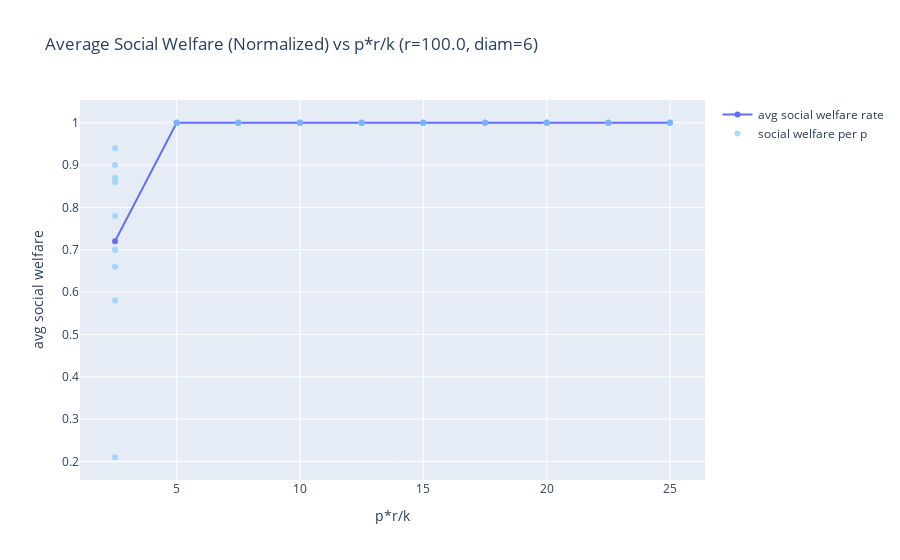
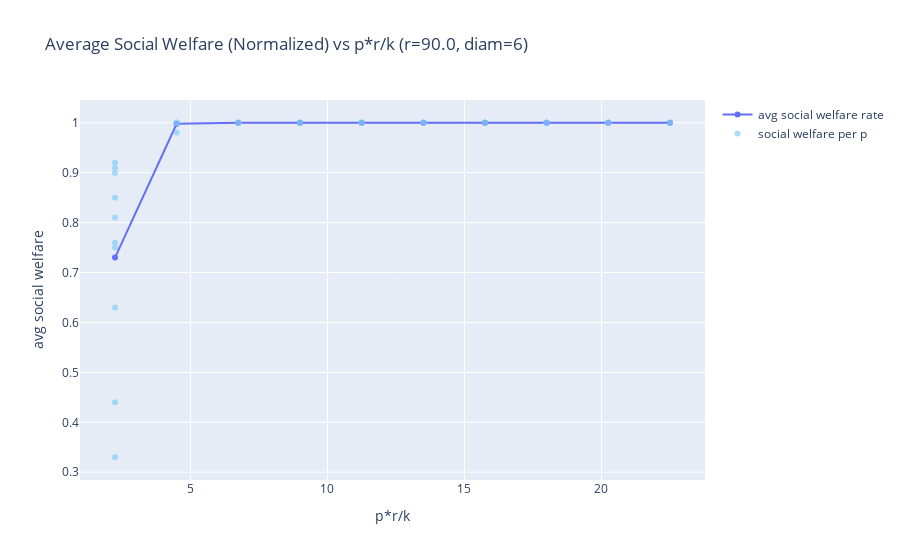
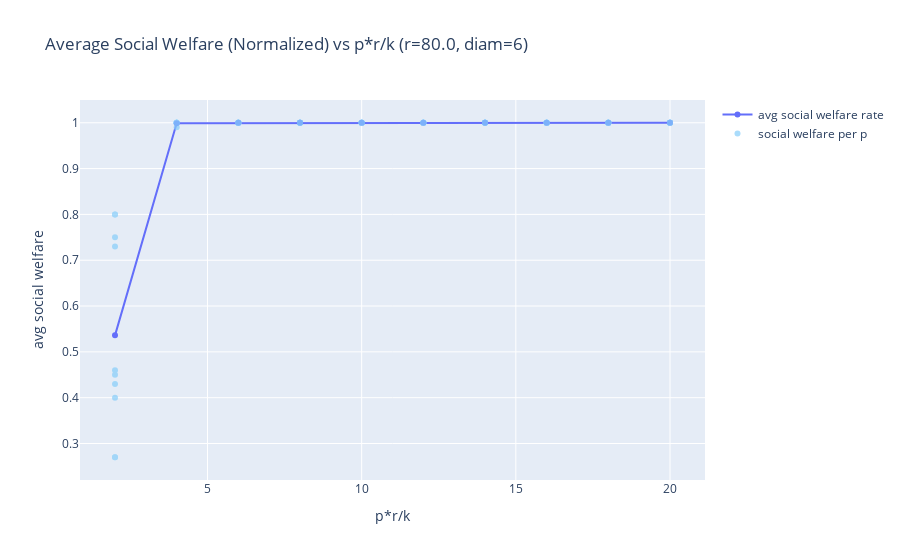
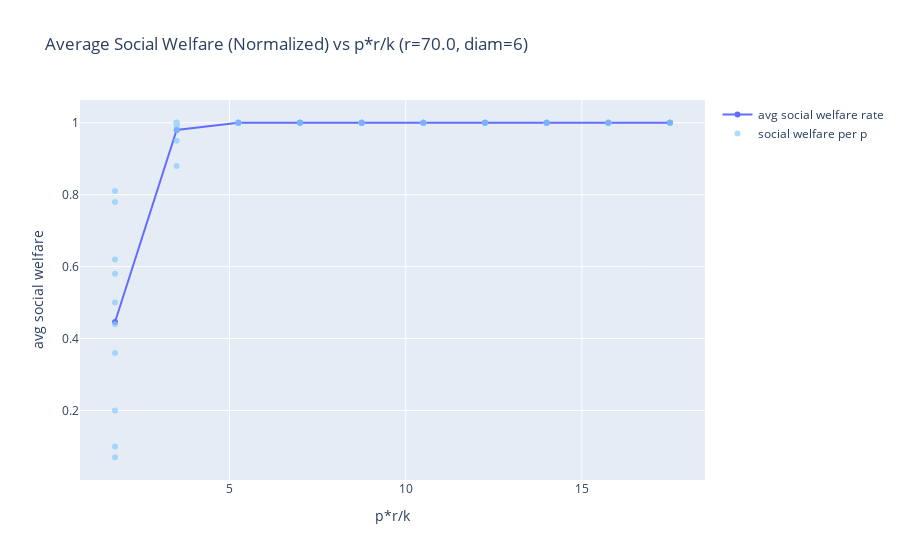

Notebook cell for these charts, in order:
### Markdown cell above
## Evenly distributed resources

### Code cell
run_sim(num_vertices, regularity, create_cm)

### Figure 1 — Plotly figure (JSON) as saved in the notebook; plotly's stock layout.template omitted (floating-point values rounded to 4 significant figures)
{"data": [{"hoverinfo": "skip", "mode": "lines+markers", "name": "avg social welfare rate", "type": "scatter", "x": [25, 22.5, 20, 17.5, 15, 12.5, 10.0, 7.5, 5.0, 2.5], "y": [1, 1, 1, 1, 1, 1, 1, 1, 1, 0.72]}, {"hoverinfo": "skip", "marker": {"color": "LightSkyBlue"}, "mode": "markers", "name": "social welfare per p", "opacity": 0.7, "type": "scatter", "x": [25, 25, 25, 25, 25, 25, 25, 25, 25, 25, 22.5, 22.5, 22.5, 22.5, 22.5, 22.5, 22.5, 22.5, 22.5, 22.5, 20, 20, 20, 20, 20, 20, 20, 20, 20, 20, 17.5, 17.5, 17.5, 17.5, 17.5, 17.5, 17.5, 17.5, 17.5, 17.5, 15, 15, 15, 15, 15, 15, 15, 15, 15, 15, 12.5, 12.5, 12.5, 12.5, 12.5, 12.5, 12.5, 12.5, 12.5, 12.5, 10.0, 10.0, 10.0, 10.0, 10.0, 10.0, 10.0, 10.0, 10.0, 10.0, 7.5, 7.5, 7.5, 7.5, 7.5, 7.5, 7.5, 7.5, 7.5, 7.5, 5.0, 5.0, 5.0, 5.0, 5.0, 5.0, 5.0, 5.0, 5.0, 5.0, 2.5, 2.5, 2.5, 2.5, 2.5, 2.5, 2.5, 2.5, 2.5, 2.5], "y": [1, 1, 1, 1, 1, 1, 1, 1, 1, 1, 1, 1, 1, 1, 1, 1, 1, 1, 1, 1, 1, 1, 1, 1, 1, 1, 1, 1, 1, 1, 1, 1, 1, 1, 1, 1, 1, 1, 1, 1, 1, 1, 1, 1, 1, 1, 1, 1, 1, 1, 1, 1, 1, 1, 1, 1, 1, 1, 1, 1, 1, 1, 1, 1, 1, 1, 1, 1, 1, 1, 1, 1, 1, 1, 1, 1, 1, 1, 1, 1, 1, 1, 1, 1, 1, 1, 1, 1, 1, 1, 0.9, 0.21, 0.87, 0.7, 0.78, 0.66, 0.86, 0.58, 0.7, 0.94]}], "layout": {"showlegend": true, "title": {"text": "Average Social Welfare (Normalized) vs p*r/k (r=100.0, diam=6)"}, "xaxis": {"title": {"text": "p*r/k"}}, "yaxis": {"title": {"text": "avg social welfare"}}}}

### Figure 2 — Plotly figure (JSON) as saved in the notebook; plotly's stock layout.template omitted (floating-point values rounded to 4 significant figures)
{"data": [{"hoverinfo": "skip", "mode": "lines+markers", "name": "avg social welfare rate", "type": "scatter", "x": [22.5, 20.25, 18, 15.75, 13.5, 11.25, 9.0, 6.75, 4.5, 2.25], "y": [1, 1, 1, 1, 1, 1, 1, 1, 0.998, 0.73]}, {"hoverinfo": "skip", "marker": {"color": "LightSkyBlue"}, "mode": "markers", "name": "social welfare per p", "opacity": 0.7, "type": "scatter", "x": [22.5, 22.5, 22.5, 22.5, 22.5, 22.5, 22.5, 22.5, 22.5, 22.5, 20.25, 20.25, 20.25, 20.25, 20.25, 20.25, 20.25, 20.25, 20.25, 20.25, 18, 18, 18, 18, 18, 18, 18, 18, 18, 18, 15.75, 15.75, 15.75, 15.75, 15.75, 15.75, 15.75, 15.75, 15.75, 15.75, 13.5, 13.5, 13.5, 13.5, 13.5, 13.5, 13.5, 13.5, 13.5, 13.5, 11.25, 11.25, 11.25, 11.25, 11.25, 11.25, 11.25, 11.25, 11.25, 11.25, 9.0, 9.0, 9.0, 9.0, 9.0, 9.0, 9.0, 9.0, 9.0, 9.0, 6.75, 6.75, 6.75, 6.75, 6.75, 6.75, 6.75, 6.75, 6.75, 6.75, 4.5, 4.5, 4.5, 4.5, 4.5, 4.5, 4.5, 4.5, 4.5, 4.5, 2.25, 2.25, 2.25, 2.25, 2.25, 2.25, 2.25, 2.25, 2.25, 2.25], "y": [1, 1, 1, 1, 1, 1, 1, 1, 1, 1, 1, 1, 1, 1, 1, 1, 1, 1, 1, 1, 1, 1, 1, 1, 1, 1, 1, 1, 1, 1, 1, 1, 1, 1, 1, 1, 1, 1, 1, 1, 1, 1, 1, 1, 1, 1, 1, 1, 1, 1, 1, 1, 1, 1, 1, 1, 1, 1, 1, 1, 1, 1, 1, 1, 1, 1, 1, 1, 1, 1, 1, 1, 1, 1, 1, 1, 1, 1, 1, 1, 0.98, 1, 1, 1, 1, 1, 1, 1, 1, 1, 0.44, 0.91, 0.9, 0.33, 0.75, 0.63, 0.76, 0.85, 0.81, 0.92]}], "layout": {"showlegend": true, "title": {"text": "Average Social Welfare (Normalized) vs p*r/k (r=90.0, diam=6)"}, "xaxis": {"title": {"text": "p*r/k"}}, "yaxis": {"title": {"text": "avg social welfare"}}}}

### Figure 3 — Plotly figure (JSON) as saved in the notebook; plotly's stock layout.template omitted (floating-point values rounded to 4 significant figures)
{"data": [{"hoverinfo": "skip", "mode": "lines+markers", "name": "avg social welfare rate", "type": "scatter", "x": [20, 18, 16, 14, 12, 10, 8.0, 6.0, 4.0, 2.0], "y": [1, 1, 1, 1, 1, 1, 1, 1, 0.999, 0.536]}, {"hoverinfo": "skip", "marker": {"color": "LightSkyBlue"}, "mode": "markers", "name": "social welfare per p", "opacity": 0.7, "type": "scatter", "x": [20, 20, 20, 20, 20, 20, 20, 20, 20, 20, 18, 18, 18, 18, 18, 18, 18, 18, 18, 18, 16, 16, 16, 16, 16, 16, 16, 16, 16, 16, 14, 14, 14, 14, 14, 14, 14, 14, 14, 14, 12, 12, 12, 12, 12, 12, 12, 12, 12, 12, 10, 10, 10, 10, 10, 10, 10, 10, 10, 10, 8.0, 8.0, 8.0, 8.0, 8.0, 8.0, 8.0, 8.0, 8.0, 8.0, 6.0, 6.0, 6.0, 6.0, 6.0, 6.0, 6.0, 6.0, 6.0, 6.0, 4.0, 4.0, 4.0, 4.0, 4.0, 4.0, 4.0, 4.0, 4.0, 4.0, 2.0, 2.0, 2.0, 2.0, 2.0, 2.0, 2.0, 2.0, 2.0, 2.0], "y": [1, 1, 1, 1, 1, 1, 1, 1, 1, 1, 1, 1, 1, 1, 1, 1, 1, 1, 1, 1, 1, 1, 1, 1, 1, 1, 1, 1, 1, 1, 1, 1, 1, 1, 1, 1, 1, 1, 1, 1, 1, 1, 1, 1, 1, 1, 1, 1, 1, 1, 1, 1, 1, 1, 1, 1, 1, 1, 1, 1, 1, 1, 1, 1, 1, 1, 1, 1, 1, 1, 1, 1, 1, 1, 1, 1, 1, 1, 1, 1, 1, 1, 1, 0.99, 1, 1, 1, 1, 1, 1, 0.43, 0.75, 0.8, 0.73, 0.8, 0.27, 0.46, 0.4, 0.45, 0.27]}], "layout": {"showlegend": true, "title": {"text": "Average Social Welfare (Normalized) vs p*r/k (r=80.0, diam=6)"}, "xaxis": {"title": {"text": "p*r/k"}}, "yaxis": {"title": {"text": "avg social welfare"}}}}

### Figure 4 — Plotly figure (JSON) as saved in the notebook; plotly's stock layout.template omitted (floating-point values rounded to 4 significant figures)
{"data": [{"hoverinfo": "skip", "mode": "lines+markers", "name": "avg social welfare rate", "type": "scatter", "x": [17.5, 15.75, 14, 12.25, 10.5, 8.75, 7.0, 5.25, 3.5, 1.75], "y": [1, 1, 1, 1, 1, 1, 1, 1, 0.98, 0.446]}, {"hoverinfo": "skip", "marker": {"color": "LightSkyBlue"}, "mode": "markers", "name": "social welfare per p", "opacity": 0.7, "type": "scatter", "x": [17.5, 17.5, 17.5, 17.5, 17.5, 17.5, 17.5, 17.5, 17.5, 17.5, 15.75, 15.75, 15.75, 15.75, 15.75, 15.75, 15.75, 15.75, 15.75, 15.75, 14, 14, 14, 14, 14, 14, 14, 14, 14, 14, 12.25, 12.25, 12.25, 12.25, 12.25, 12.25, 12.25, 12.25, 12.25, 12.25, 10.5, 10.5, 10.5, 10.5, 10.5, 10.5, 10.5, 10.5, 10.5, 10.5, 8.75, 8.75, 8.75, 8.75, 8.75, 8.75, 8.75, 8.75, 8.75, 8.75, 7.0, 7.0, 7.0, 7.0, 7.0, 7.0, 7.0, 7.0, 7.0, 7.0, 5.25, 5.25, 5.25, 5.25, 5.25, 5.25, 5.25, 5.25, 5.25, 5.25, 3.5, 3.5, 3.5, 3.5, 3.5, 3.5, 3.5, 3.5, 3.5, 3.5, 1.75, 1.75, 1.75, 1.75, 1.75, 1.75, 1.75, 1.75, 1.75, 1.75], "y": [1, 1, 1, 1, 1, 1, 1, 1, 1, 1, 1, 1, 1, 1, 1, 1, 1, 1, 1, 1, 1, 1, 1, 1, 1, 1, 1, 1, 1, 1, 1, 1, 1, 1, 1, 1, 1, 1, 1, 1, 1, 1, 1, 1, 1, 1, 1, 1, 1, 1, 1, 1, 1, 1, 1, 1, 1, 1, 1, 1, 1, 1, 1, 1, 1, 1, 1, 1, 1, 1, 1, 1, 1, 1, 1, 1, 1, 1, 1, 1, 0.98, 1, 1, 1, 1, 0.95, 0.88, 1, 0.99, 1, 0.62, 0.07, 0.36, 0.2, 0.5, 0.44, 0.78, 0.1, 0.81, 0.58]}], "layout": {"showlegend": true, "title": {"text": "Average Social Welfare (Normalized) vs p*r/k (r=70.0, diam=6)"}, "xaxis": {"title": {"text": "p*r/k"}}, "yaxis": {"title": {"text": "avg social welfare"}}}}
